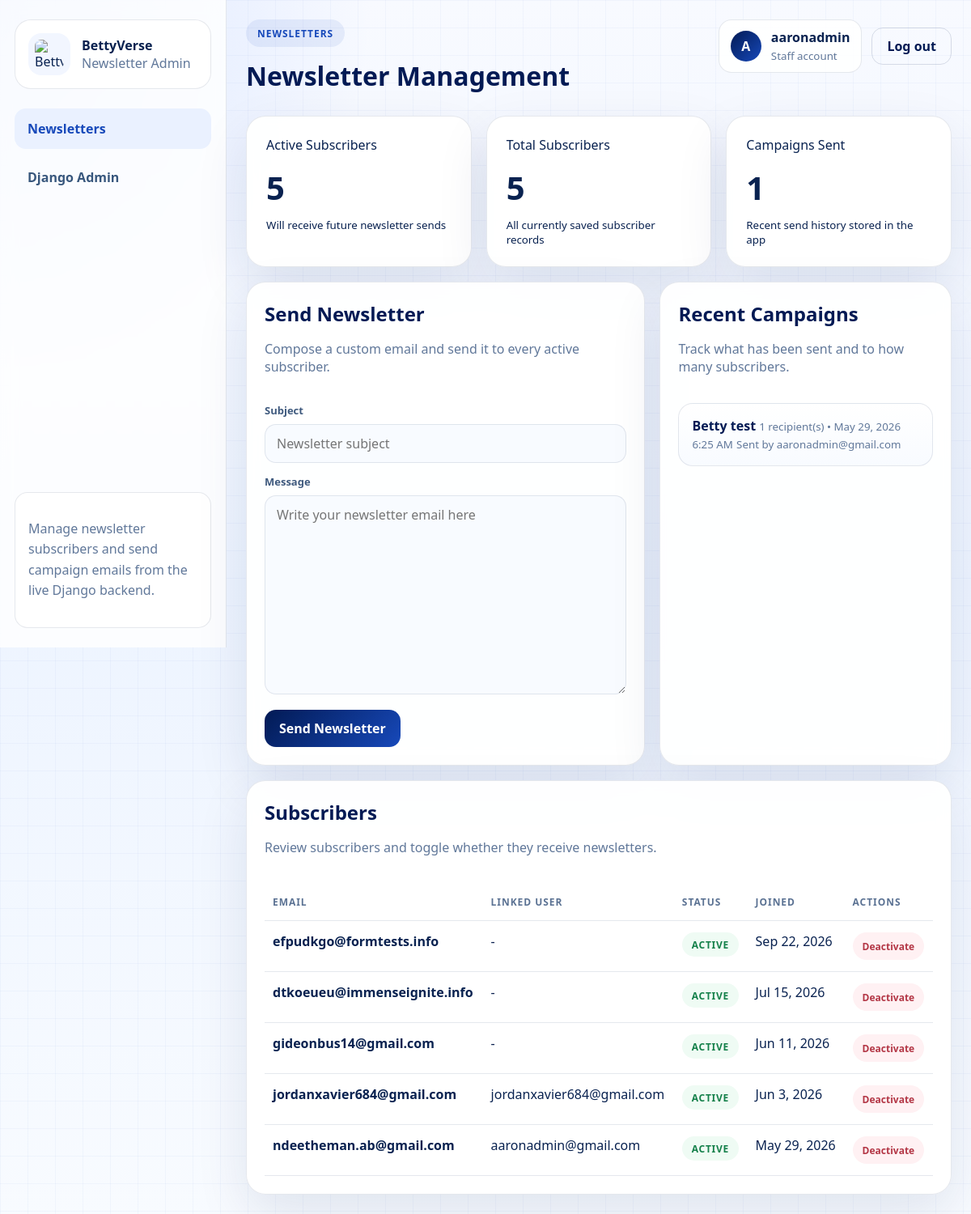
The page /admin-panel/newsletters/ (signed in) on the database its author committed.
### core/models.py (models this page shows, shortened)
class User(AbstractUser):
    phone = models.CharField(max_length=20, blank=True, null=True)
    is_email_verified = models.BooleanField(default=False)
    email_verification_code = models.CharField(max_length=6, blank=True)
    email_verification_sent_at = models.DateTimeField(blank=True, null=True)
    preferred_contact = models.CharField(
        max_length=10,
        choices=[('email', 'Email'), ('phone', 'Phone'), ('whatsapp', 'WhatsApp')],
        default='email'
    )
    birthday = models.DateField(blank=True, null=True)
    event_preferences = models.CharField(max_length=255, blank=True, null=True)
    notes = models.TextField(blank=True, null=True)
    tier = models.CharField(max_length=50, default='Standard')

class NewsletterCampaign(models.Model):
    subject = models.CharField(max_length=255)
    body = models.TextField()
    sent_by = models.ForeignKey(User, on_delete=models.SET_NULL, null=True, blank=True, related_name='sent_newsletter_campaigns')
    recipient_count = models.PositiveIntegerField(default=0)
    sent_at = models.DateTimeField(blank=True, null=True)
    created_at = models.DateTimeField(auto_now_add=True)
    class Meta:
        ordering = ('-created_at',)

class NewsletterSubscriber(models.Model):
    email = models.EmailField(unique=True)
    user = models.ForeignKey(User, on_delete=models.SET_NULL, null=True, blank=True, related_name='newsletter_subscriptions')
    is_active = models.BooleanField(default=True)
    created_at = models.DateTimeField(auto_now_add=True)
    updated_at = models.DateTimeField(auto_now=True)

### core/views.py (the view, shortened to what this page needs)
# urls.py: path('admin-panel/newsletters/', NewsletterAdminView.as_view(), name='newsletter_admin'),
class NewsletterAdminView(StaffRequiredMixin, TemplateView):
    template_name = "admin-panel/newsletters.html"
    def get_context_data(self, **kwargs):
        context = super().get_context_data(**kwargs)
        context["subscribers"] = NewsletterSubscriber.objects.order_by("-created_at")
        context["campaigns"] = NewsletterCampaign.objects.select_related("sent_by").order_by("-created_at")[:20]
        context["form"] = kwargs.get("form") or NewsletterCampaignForm()
        context["active_subscriber_count"] = NewsletterSubscriber.objects.filter(is_active=True).count()
        return context

### core/forms.py
class NewsletterCampaignForm(forms.ModelForm):
    class Meta:
        model = NewsletterCampaign
        fields = ("subject", "body")
        widgets = {
            "subject": forms.TextInput(attrs={"placeholder": "Newsletter subject"}),
            "body": forms.Textarea(attrs={"rows": 10, "placeholder": "Write your newsletter email here"}),
        }

### core/views.py (called while the page is built)
    def test_func(self):
        return bool(self.request.user.is_staff)

### templates/admin-panel/newsletters.html (shortened to what this page needs)
{% load static %}
<!DOCTYPE html>
<html lang="en">
<head>
  <link rel="stylesheet" href="{% static 'admin-panel/admin.css' %}">
</head>
<body class="admin-body">
  <div class="admin-shell">
    <aside class="admin-sidebar">
      <div class="admin-sidebar__brand">
        <img src="{% static 'images/logo.png' %}" alt="BettyVerse logo">
        <div>
          <strong>BettyVerse</strong>
          <span>Newsletter Admin</span>
        </div>
      </div>
      <nav class="admin-nav" aria-label="Admin navigation">
        <a class="admin-nav__item is-active" href="{% url 'newsletter_admin' %}">Newsletters</a>
        <a class="admin-nav__item" href="{% url 'admin:index' %}">Django Admin</a>
      </nav>
      <div class="admin-sidebar__footer">
        <p>Manage newsletter subscribers and send campaign emails from the live Django backend.</p>
      </div>
    </aside>
    <div class="admin-main">
      <header class="admin-topbar">
        <div>
          <span class="admin-chip admin-chip--soft">Newsletters</span>
          <h1>Newsletter Management</h1>
        </div>
        <div class="admin-topbar__actions">
          <div class="admin-user-pill">
            <span class="admin-user-pill__avatar">{{ request.user.username|first|upper }}</span>
            <div>
              <strong>{{ request.user.get_full_name|default:request.user.username }}</strong>
              <small>Staff account</small>
            </div>
          </div>
          <form method="post" action="{% url 'logout' %}" style="display: inline;">
            <button class="admin-btn admin-btn--ghost" type="submit">Log out</button>
          </form>
        </div>
      </header>
      <main class="admin-content">
        <div class="admin-metric-grid">
          <article class="admin-metric-card">
            <span>Active Subscribers</span>
            <strong>{{ active_subscriber_count }}</strong>
            <small>Will receive future newsletter sends</small>
          </article>
          <article class="admin-metric-card">
            <span>Total Subscribers</span>
            <strong>{{ subscribers|length }}</strong>
            <small>All currently saved subscriber records</small>
          </article>
          <article class="admin-metric-card">
            <span>Campaigns Sent</span>
            <strong>{{ campaigns|length }}</strong>
            <small>Recent send history stored in the app</small>
          </article>
        </div>
        <div class="admin-split admin-split--wide" style="margin-top: 18px;">
          <section class="admin-panel-card">
            <div class="admin-panel-card__head">
              <div>
                <h2>Send Newsletter</h2>
                <p>Compose a custom email and send it to every active subscriber.</p>
              </div>
            </div>
            <form class="admin-form-grid" method="post">
              <label class="admin-field admin-field--full">
                <span>Subject</span>
                {{ form.subject }}
              </label>
              <label class="admin-field admin-field--full">
                <span>Message</span>
                {{ form.body }}
              </label>
              <div class="admin-form-actions admin-field--full">
                <button class="admin-btn admin-btn--primary" type="submit">Send Newsletter</button>
              </div>
            </form>
          </section>
          <section class="admin-panel-card">
            <div class="admin-panel-card__head">
              <div>
                <h2>Recent Campaigns</h2>
                <p>Track what has been sent and to how many subscribers.</p>
              </div>
            </div>
            {% if campaigns %}
            <div class="admin-list-stack">
              {% for campaign in campaigns %}
              <div class="admin-list-row">
                <strong>{{ campaign.subject }}</strong>
                <small>{{ campaign.recipient_count }} recipient(s){% if campaign.sent_at %} • {{ campaign.sent_at|date:"M j, Y g:i A" }}{% endif %}</small>
                <small>{% if campaign.sent_by %}Sent by {{ campaign.sent_by.email }}{% else %}Sent by system{% endif %}</small>
              </div>
              {% endfor %}
            </div>
            {% else %}
            <div class="admin-empty-state">No newsletter campaigns have been sent yet.</div>
            {% endif %}
          </section>
        </div>
        <section class="admin-panel-card" style="margin-top: 18px;">
          <div class="admin-panel-card__head">
            <div>
              <h2>Subscribers</h2>
              <p>Review subscribers and toggle whether they receive newsletters.</p>
            </div>
          </div>
          <div class="admin-table-wrap">
            <table class="admin-table">
              <thead>
                <tr>
                  <th>Email</th>
                  <th>Linked User</th>
                  <th>Status</th>
                  <th>Joined</th>
                  <th>Actions</th>
                </tr>
              </thead>
              <tbody>
                {% for subscriber in subscribers %}
                <tr>
                  <td><strong>{{ subscriber.email }}</strong></td>
                  <td>{% if subscriber.user %}{{ subscriber.user.email }}{% else %}-{% endif %}</td>
                  <td>
                    {% if subscriber.is_active %}
                    <span class="admin-badge is-paid">active</span>
                    {% else %}
                    <span class="admin-badge is-cancelled">inactive</span>
                    {% endif %}
                  </td>
                  <td>{{ subscriber.created_at|date:"M j, Y" }}</td>
                  <td>
                    <form method="post" action="{% url 'newsletter_subscriber_toggle' subscriber.id %}">
                      <button class="admin-table__action{% if subscriber.is_active %} is-danger{% else %} is-success{% endif %}" type="submit">
                        {% if subscriber.is_active %}Deactivate{% else %}Reactivate{% endif %}
                      </button>
                    </form>
                  </td>
                </tr>
                {% empty %}
                <tr>
                  <td colspan="5">
                    <div class="admin-empty-state">No newsletter subscribers yet.</div>
                  </td>
                </tr>
                {% endfor %}
              </tbody>
            </table>
          </div>
        </section>
      </main>
    </div>
  </div>
</body>
</html>

### rows shown on the page
User: user.username|first "A", user.get_full_name "aaronadmin"
NewsletterCampaign: subject "Betty test", recipient_count "1", sent_at "May 29, 2026 6:25 AM", sent_by.email "aaronadmin@gmail.com"
NewsletterSubscriber: email "efpudkgo@formtests.info", is_active "ACTIVE", created_at "Sep 22, 2026"
NewsletterSubscriber: email "dtkoeueu@immenseignite.info", is_active "ACTIVE", created_at "Jul 15, 2026"
NewsletterSubscriber: email "gideonbus14@gmail.com", is_active "ACTIVE", created_at "Jun 11, 2026"
NewsletterSubscriber: email "jordanxavier684@gmail.com", user.email "jordanxavier684@gmail.com", is_active "ACTIVE", created_at "Jun 3, 2026"
NewsletterSubscriber: email "ndeetheman.ab@gmail.com", user.email "aaronadmin@gmail.com", is_active "ACTIVE", created_at "May 29, 2026"

### other values the page prints
{{ active_subscriber_count }} "5"
{{ subscribers|length }} "5"
{{ campaigns|length }} "1"
